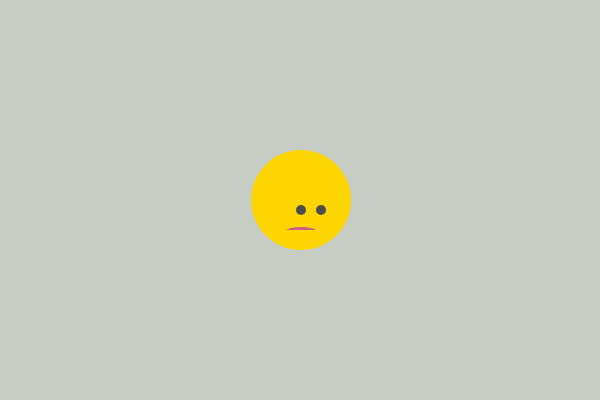
Frame 1 (no input)
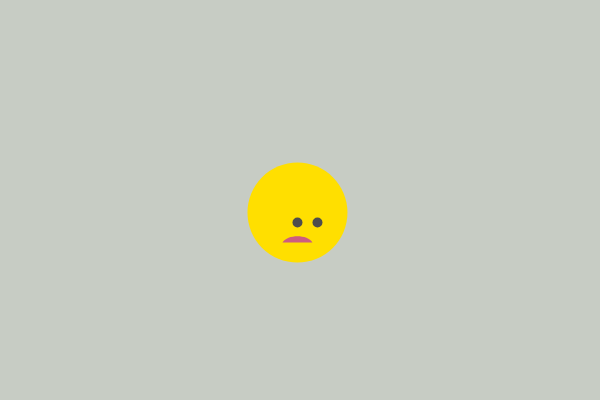
Frame 60 (no input)
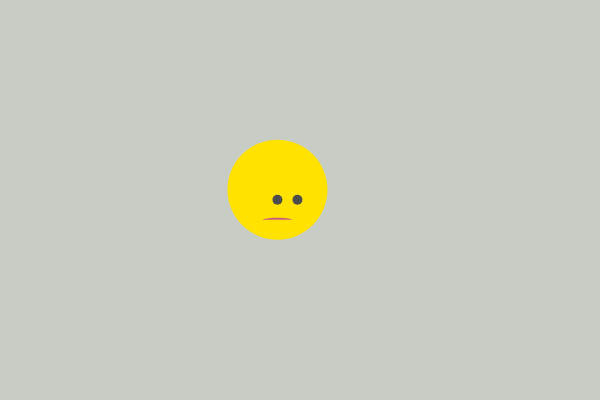
Frame 120 (the mouse pressed at the canvas centre since frame 60)

The p5.js sketch that drew these frames (run headless with seeded random() and noise() and a simulated clock; from frame 60 on, the mouse is pressed at the canvas centre):

// p5.js sketch
// ── sketch.js

var angle = 0;
var x = 300;
var y = 100;
var s = 1; 
var h; 

function setup() { 
  createCanvas(600, 400);
  colorMode(HSB);
  noStroke();
} 

function draw() { 
  background(100, 4, 80);
  x = width/2 + cos(angle) * s; 
  y = height/2 + sin(angle) * s;
  s = s + 0.2;
  mouthHeight = map(sin(angle), -1, 1, 30, 80);
  h = map(sin(angle), -1, 1, 50+s/10, 50+s/5);
  
  translate(x, y);

  //Face
  fill(h,205,173);//rosy beige
  ellipse(0, 0, 100, 100);

  //Eye 1
  fill(30);//dark gray
  ellipse(0, 10, 10, 10);

  //Eye 2
  ellipse(20, 10, 10, 10);

  //Mouth
  fill(340,55,80);//light pink
  beginShape();
  curveVertex(-15,  mouthHeight);
  curveVertex(-15,  30);
  curveVertex(15,  30);
  curveVertex(15, mouthHeight);
  endShape();
  
  angle += 0.03;
  
}

  
